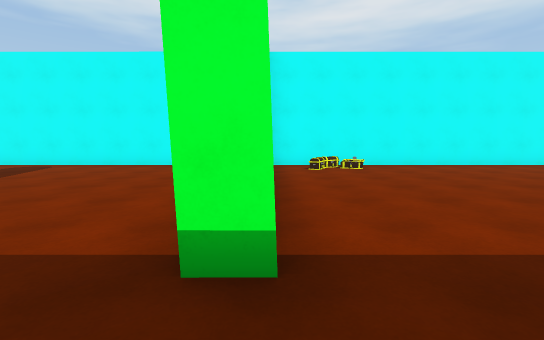
[1] (above)

24 first-person views from a walk through a scene from a Unity 3-D project. The camera is 1.4 m above the floor, tilts 6° down and sees 90° across. The floor is counted in squares, 2 m on a side. Each view is taken from the middle of a square. On the plan, view 1 faces up. The plan holds only what a view shows up to about 9 squares ahead; the rest is blank. The player is left out. Some animated figures are left out.

[2]
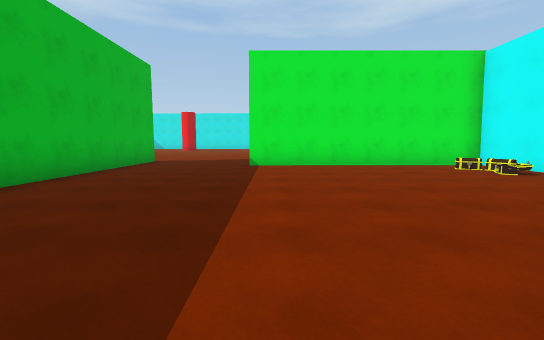

[3]
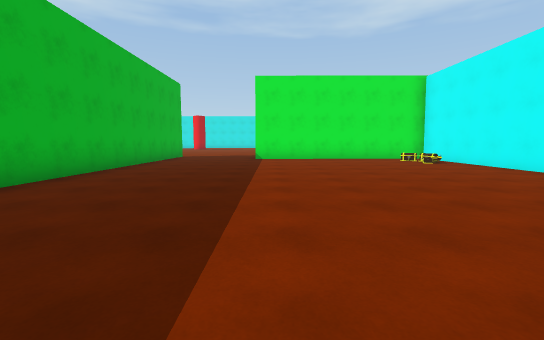

[4]
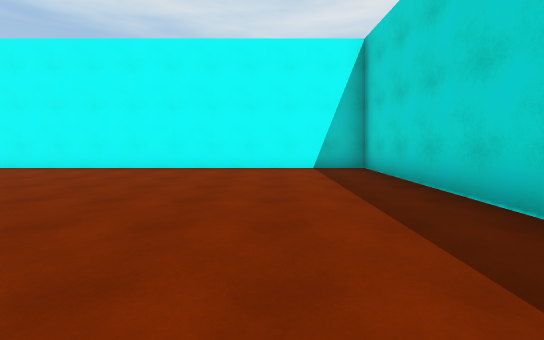

[5]
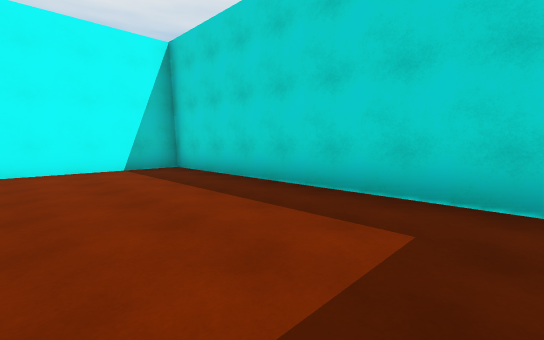

[6]
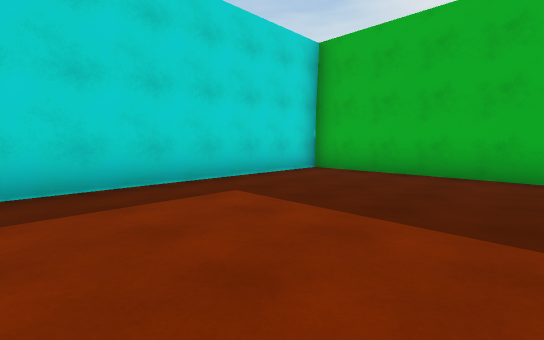

[7]
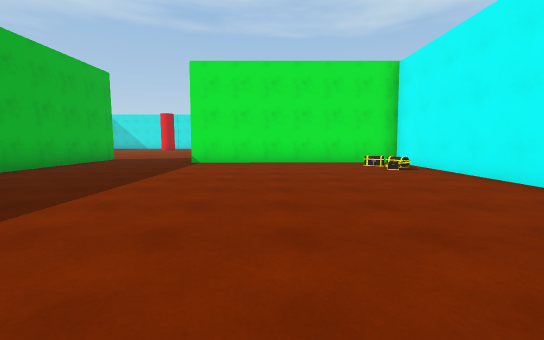

[8]
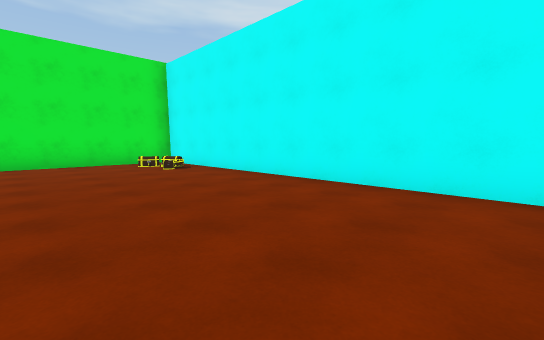

[9]
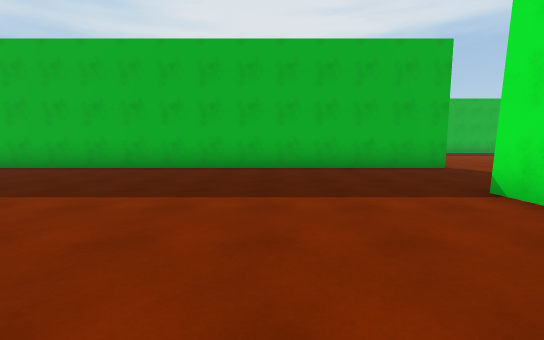

[10]
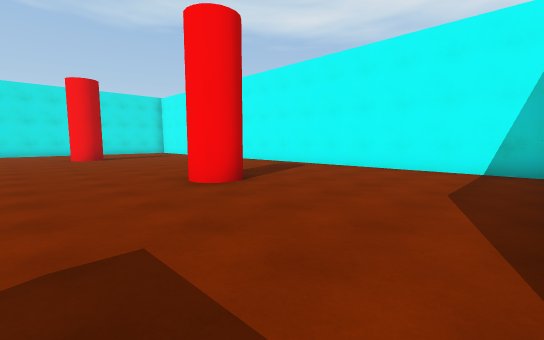

[11]
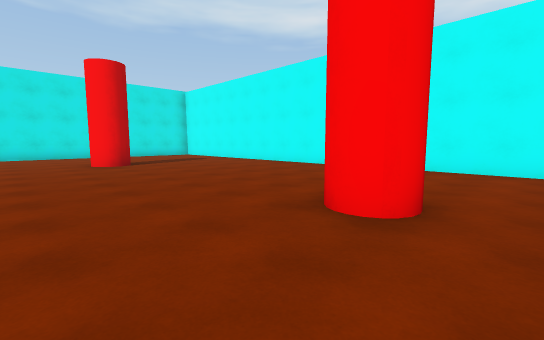

[12]
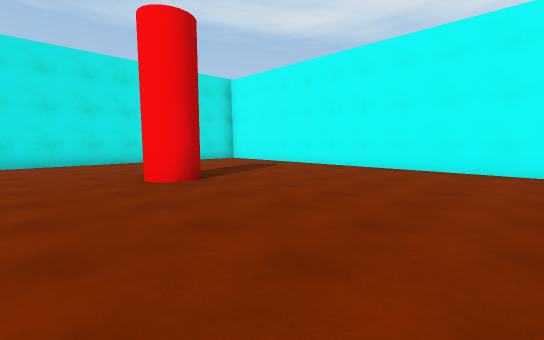

[13]
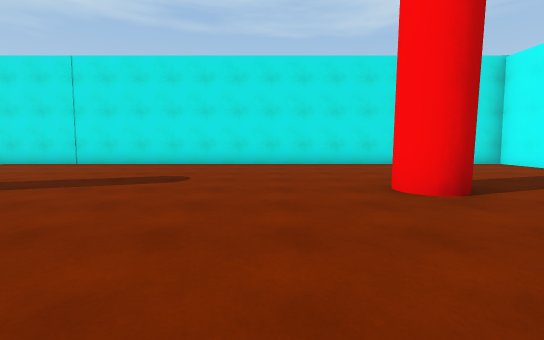

[14]
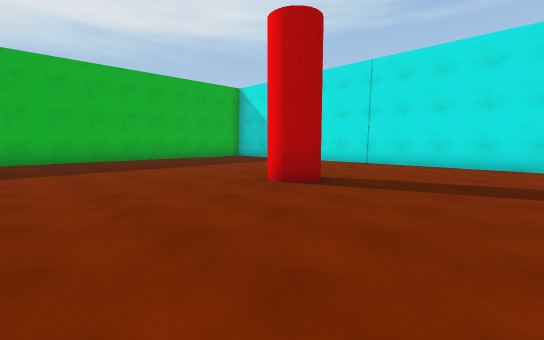

[15]
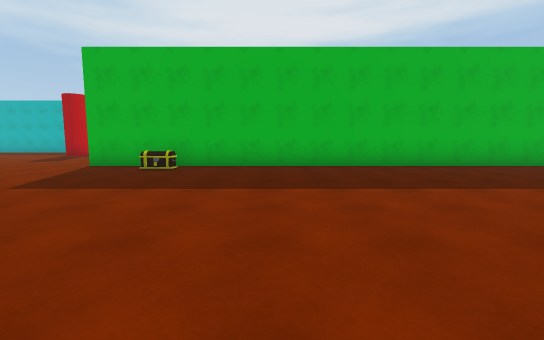

[16]
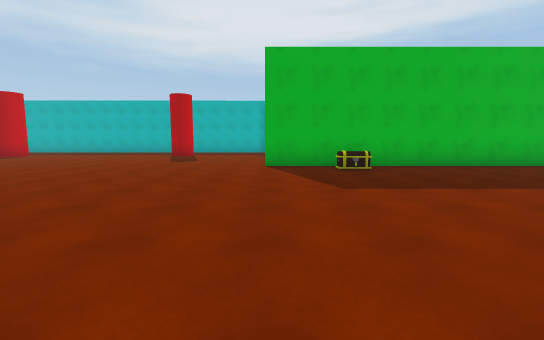

[17]
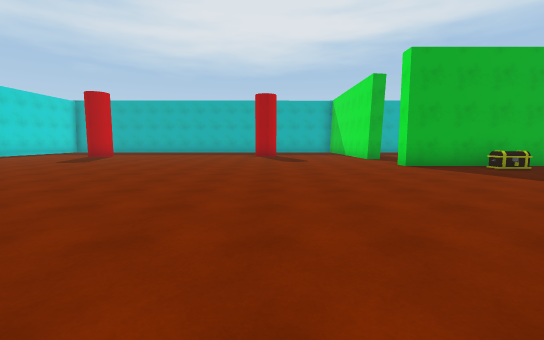

[18]
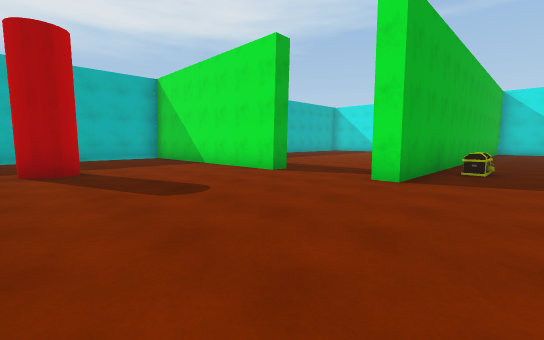

[19]
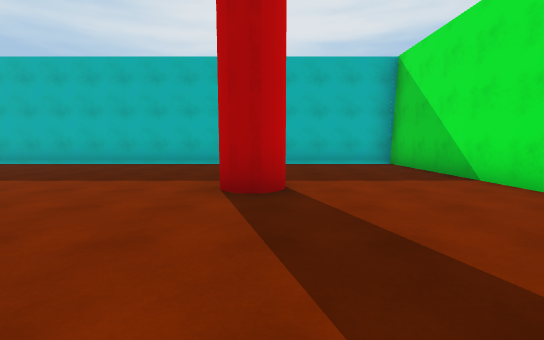

[20]
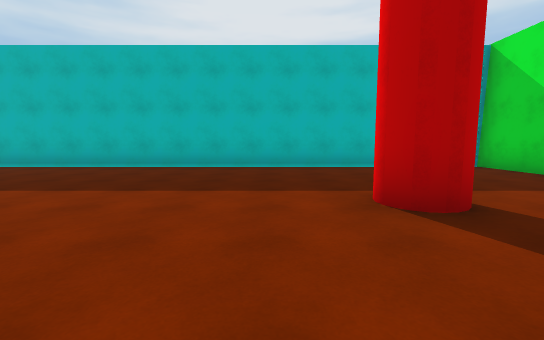

[21]
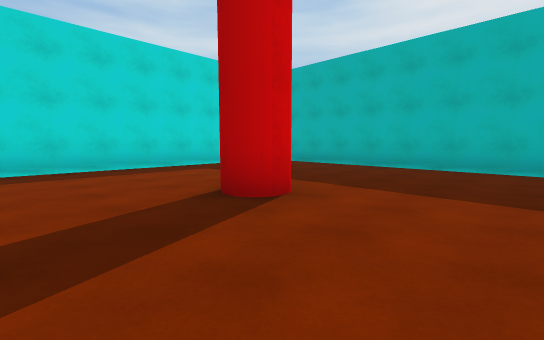

[22]
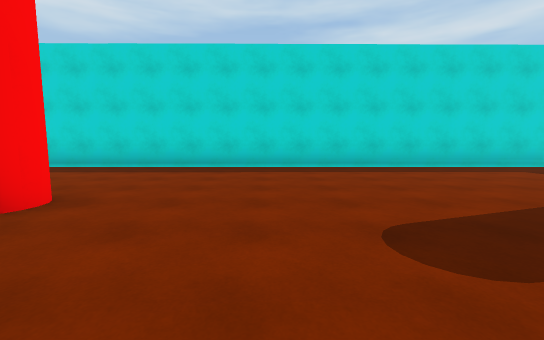

[23]
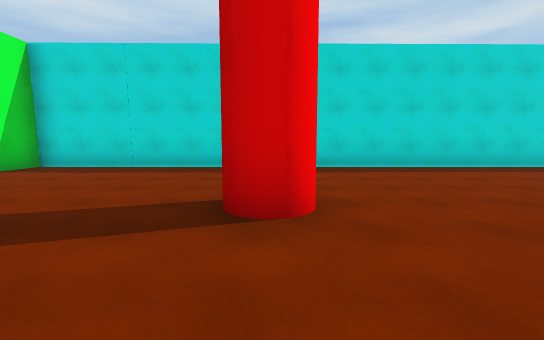

[24]
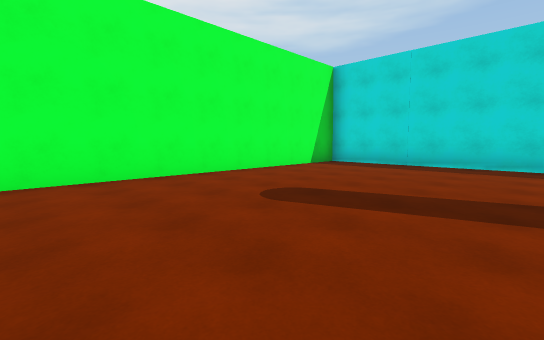

### Floor plan
Points are (right, up) in squares from view 1. A wall is a line through its corners. A room is listed if a view was taken in it or the views show most of it. See-through windows are left out.
Room 1 (views 1, 2, 3, 4, 5, 6, 7, 8, 9)
walls: (-1.6, -2.1) (12.5, -2.1) (12.4, 8.1) (0, 8.1) (0, 1.3) (-0.6, 1.3)
ways out: opening at (-0.3, 0) to room 2
objects: chest (1, 7); chest (2, 8)
Room 2 (views 10, 11, 12, 13, 14, 15, 16, 17, 18, 19, 20, 21, 22, 23, 24)
walls: (-4.4, -14.7) (-3.8, -14.7) (-3.8, -21.6) (10.2, -21.6); (-16.8, -11.7) (-3.8, -11.7) (-3.8, -12.3); (-0.9, 8.1) (-13.8, 8.1); (-17.5, 4.9) (-17.4, -7.4); (-16.1, 8.1) (-17.5, 8.1) (-17.5, 7.2); (12.6, -19.6) (12.5, -2.6) (3.9, -2.6)
ways out: opening at (-0.3, 0) to room 1; opening at (-4, -13.5)
objects: chest (-6, -11)

Positions as (right, up) in squares from view 1, and headings:
1: (0, 0), facing up
2: (8, 2), facing left
3: (11, 2), facing left
4: (10, 1), facing up
5: (9, 1), facing up-right
6: (8, 4), facing down-right
7: (9, 4), facing left
8: (9, 4), facing up-left
9: (3, 5), facing down
10: (-1, 1), facing up-left
11: (-4, 1), facing up-left
12: (-8, 1), facing up-left
13: (-9, 1), facing left
14: (-9, -1), facing down-left
15: (-9, -4), facing down
16: (-4, -4), facing down
17: (0, -4), facing down
18: (1, -10), facing down-left
19: (0, -13), facing down
20: (2, -14), facing down
21: (5, -14), facing down-right
22: (5, -12), facing right
23: (5, -9), facing right
24: (4, -8), facing up-right
